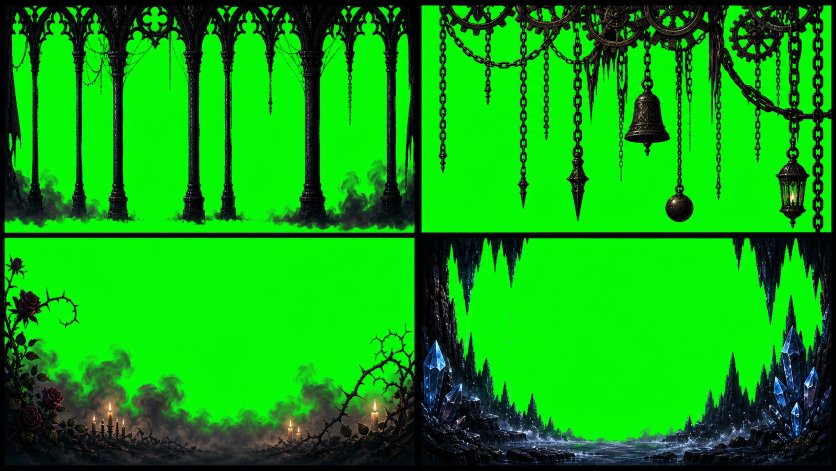
#> input picture nocturne-reliquary/assets/source/imagen_nocturne_hd_parallax_atlas_20260508.png, 1672 x 941 px (shown at 1/2 size)
$ python build-imagen-hd-parallax.py
#> lines starting #> are read from the running program, lines starting #| are printed output that depends on the picture
"""Crop the Imagen parallax atlas into transparent overlay layers."""

from __future__ import annotations

from pathlib import Path

from PIL import Image, ImageEnhance, ImageFilter


ROOT = Path(__file__).resolve().parents[1]
SOURCE = ROOT / "assets" / "source" / "imagen_nocturne_hd_parallax_atlas_20260508.png"
OUT = ROOT / "assets" / "generated"
TARGET_SIZE = (1920, 1080)
KEY = (0, 255, 0)


def remove_green_key(img: Image.Image) -> Image.Image:
    rgba = img.convert("RGBA")
    px = rgba.load()
    for y in range(rgba.height):
        for x in range(rgba.width):
            r, g, b, a = px[x, y]
            green_score = g - max(r, b)
            if g > 170 and green_score > 62:
                px[x, y] = (0, 0, 0, 0)
            elif g > 120 and green_score > 38:
                alpha = int(a * max(0, min(1, 1 - (green_score - 38) / 70)))
                px[x, y] = (r, min(g, max(r, b) + 12), b, alpha)
            elif g > max(r, b) + 24:
                px[x, y] = (r, min(g, max(r, b) + 10), b, a)
    return rgba


def crop_cover_alpha(img: Image.Image, box: tuple[int, int, int, int]) -> Image.Image:
    crop = img.crop(box).convert("RGB")
    src_w, src_h = crop.size
    target_w, target_h = TARGET_SIZE
    scale = max(target_w / src_w, target_h / src_h)
    resized = crop.resize((round(src_w * scale), round(src_h * scale)), Image.Resampling.LANCZOS)
    x = (resized.width - target_w) // 2
    y = (resized.height - target_h) // 2
    final = resized.crop((x, y, x + target_w, y + target_h))
    final = ImageEnhance.Contrast(final).enhance(1.05)
    final = final.filter(ImageFilter.UnsharpMask(radius=0.8, percent=60, threshold=3))
    return remove_green_key(final)


def main() -> None:
    if not SOURCE.exists():
        raise SystemExit(f"Missing source atlas: {SOURCE}")
    OUT.mkdir(parents=True, exist_ok=True)
    atlas = Image.open(SOURCE)
#> atlas is the input picture: PIL image 1672x941 RGB; mean R, G, B 12.7, 163.8, 13.3
    panel_w = atlas.width // 2
#> panel_w = 836
    panel_h = atlas.height // 2
#> panel_h = 470
    panels = {
        "para_imagen_arches_hd.png": (0, 0),
        "para_imagen_machinery_hd.png": (1, 0),
        "para_imagen_mist_roses_hd.png": (0, 1),
        "para_imagen_crystals_hd.png": (1, 1),
    }
    for name, (col, row) in panels.items():
        box = (col * panel_w, row * panel_h, (col + 1) * panel_w, (row + 1) * panel_h)
        target = OUT / name
        crop_cover_alpha(atlas, box).save(target, optimize=True)
        print(f"Wrote {target}")
#> this loop made 4 passes
#> pass 1, in crop_cover_alpha, `crop = img.crop(box).convert("RGB")`:
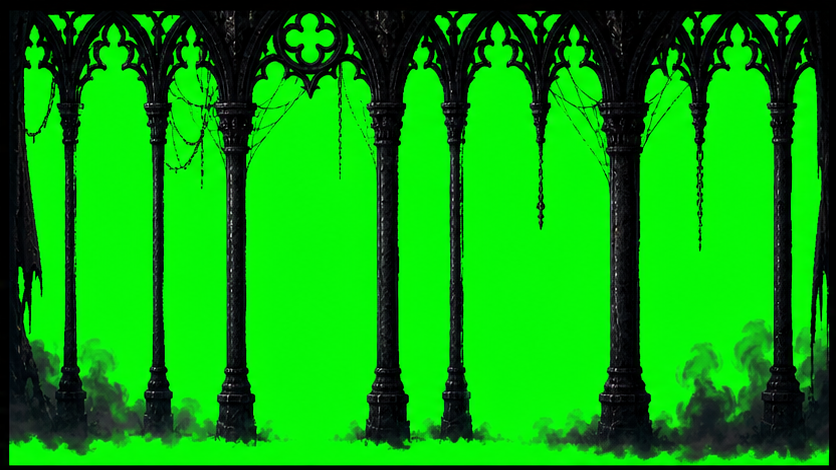
#> crop: PIL image 836x470 RGB; mean R, G, B 9.4, 158.3, 9.4
#> pass 1, in crop_cover_alpha, `resized = crop.resize((round(src_w * scale), round(src_h * scale)), Im..`:
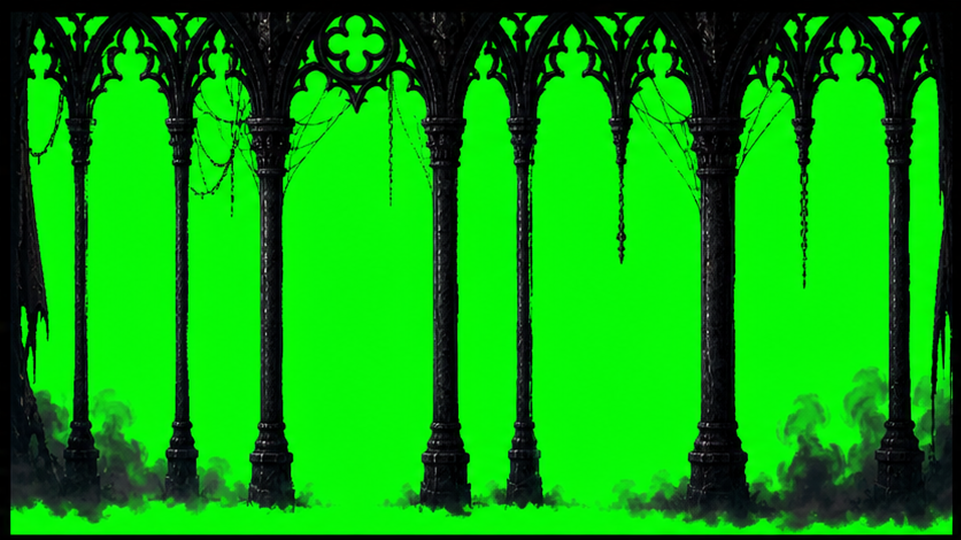
#> resized: PIL image 1921x1080 RGB (shown at 1/2 size); mean R, G, B 9.4, 158.3, 9.5
#> pass 1, in crop_cover_alpha, `final = resized.crop((x, y, x + target_w, y + target_h))`:
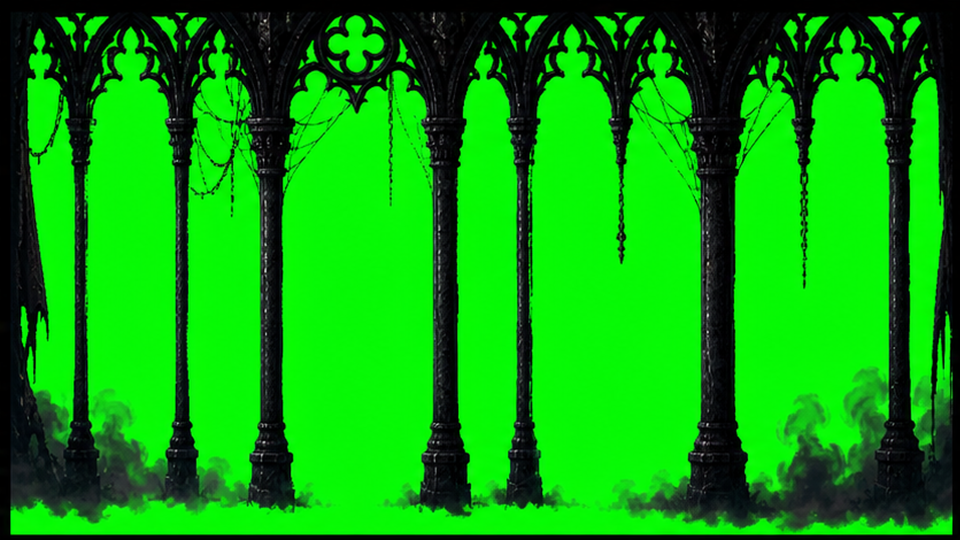
#> final: PIL image 1920x1080 RGB (shown at 1/2 size); mean R, G, B 9.4, 158.3, 9.5


if __name__ == "__main__":
    main()
